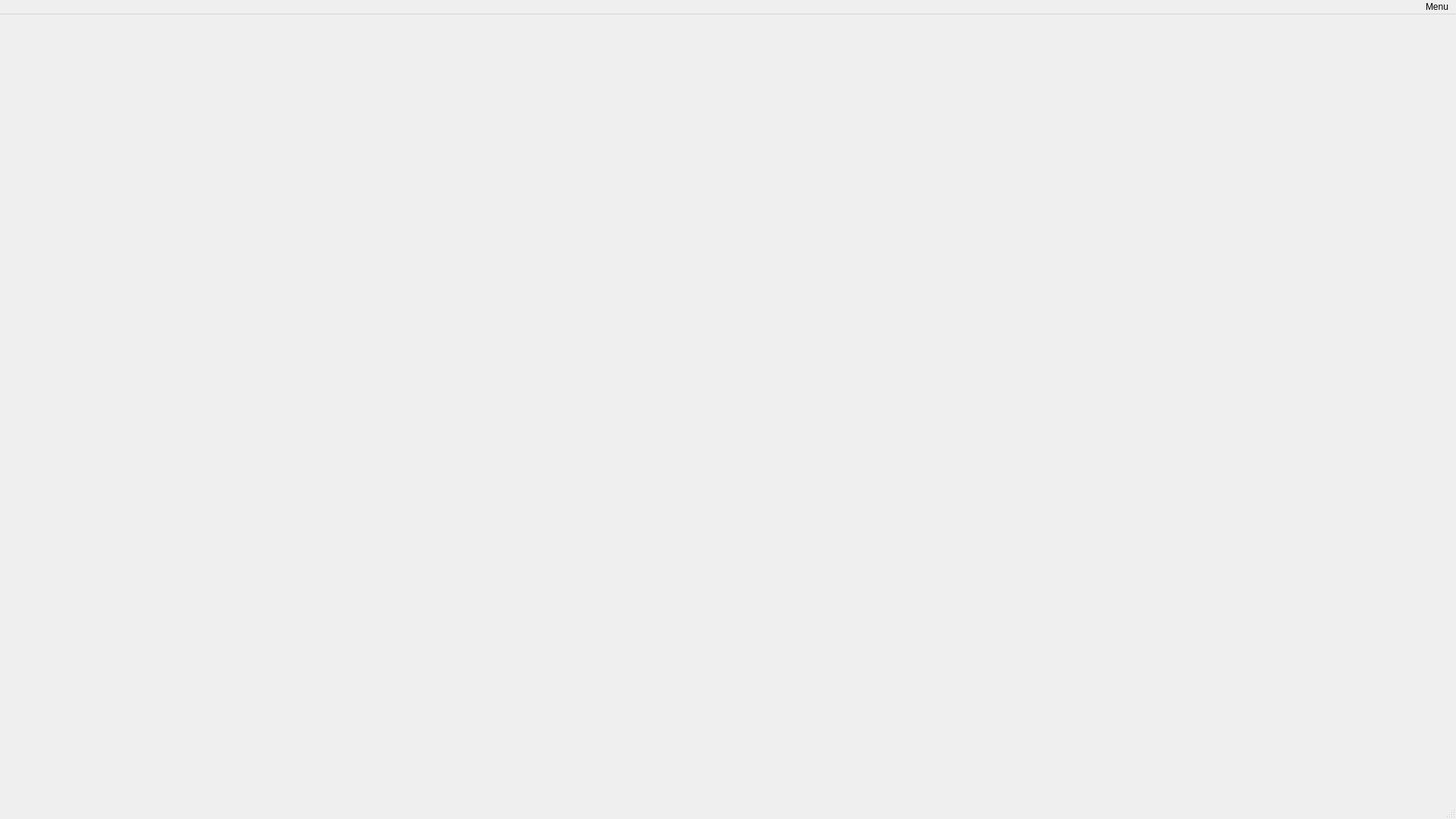
<?xml version="1.0" encoding="UTF-8"?>
<ui version="4.0">
 <class>MainWindow</class>
 <widget class="QMainWindow" name="MainWindow">
  <property name="geometry">
   <rect>
    <x>0</x>
    <y>0</y>
    <width>1920</width>
    <height>1080</height>
   </rect>
  </property>
  <property name="windowTitle">
   <string>The VALUE</string>
  </property>
  <widget class="QWidget" name="centralwidget"/>
  <widget class="QMenuBar" name="menubar">
   <property name="geometry">
    <rect>
     <x>0</x>
     <y>0</y>
     <width>1920</width>
     <height>33</height>
    </rect>
   </property>
   <property name="layoutDirection">
    <enum>Qt::LayoutDirection::RightToLeft</enum>
   </property>
   <widget class="QMenu" name="menuMenu">
    <property name="layoutDirection">
     <enum>Qt::LayoutDirection::LeftToRight</enum>
    </property>
    <property name="title">
     <string>Menu</string>
    </property>
    <addaction name="actionLoad_Save"/>
    <addaction name="actionMain_Menu"/>
    <addaction name="separator"/>
    <addaction name="actionOptions"/>
    <addaction name="actionQuit"/>
   </widget>
   <addaction name="menuMenu"/>
  </widget>
  <widget class="QStatusBar" name="statusbar"/>
  <action name="actionLoad_Save">
   <property name="text">
    <string>Load Save</string>
   </property>
  </action>
  <action name="actionOptions">
   <property name="text">
    <string>Options</string>
   </property>
  </action>
  <action name="actionMain_Menu">
   <property name="text">
    <string>Main Menu</string>
   </property>
  </action>
  <action name="actionQuit">
   <property name="text">
    <string>Quit</string>
   </property>
  </action>
 </widget>
 <resources/>
 <connections/>
</ui>
